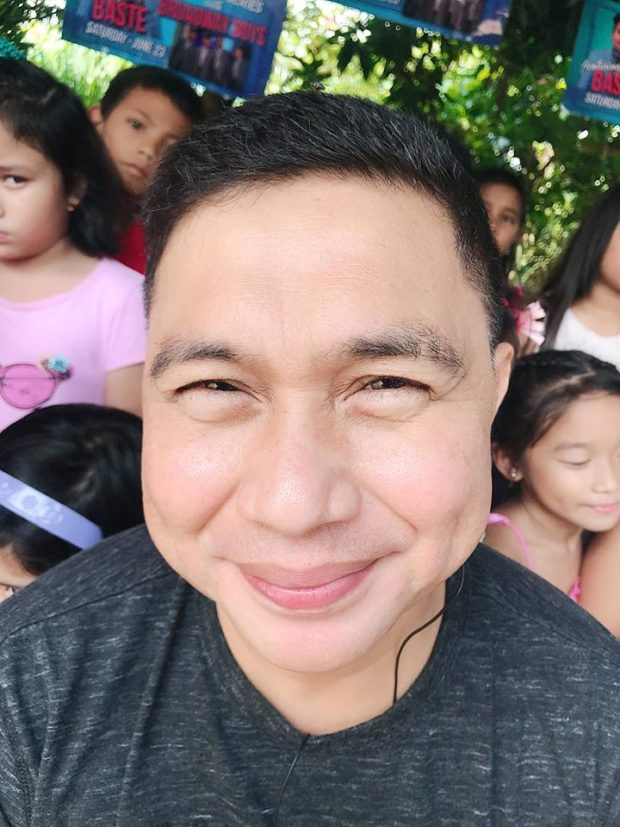
#> input picture input/alden.jpg, 620 x 827 px
$ python -i combine_filters.py   (imports and definitions only)
#> lines starting #> are read from the running program, lines starting #| are printed output that depends on the picture; after the words box and inside, x2 and y2 are one past the last pixel; in counts of white or black regions, pixels touching at a corner belong together
import cv2
import os
import numpy as np
from pathlib import Path

def apply_five_filters(image_path, output_folder=None):
    # Applies all five filters sequentially to the input image and saves the final combined result.

    # Read the original image
#> called with image_path = '../input/alden.jpg'
    image = cv2.imread(image_path)
#> image is the input picture: shape (827, 620, 3); mean B, G, R 111.7, 115.5, 128.1

    # Apply filters
    emboss_kernel = np.array([[-2, -1, 0],
                              [-1,  1, 1],
                              [ 0,  1, 2]], dtype=np.float32)
    filtered_image = cv2.filter2D(image.astype(np.float32), -1, emboss_kernel).astype(np.uint8) #Emboss filter
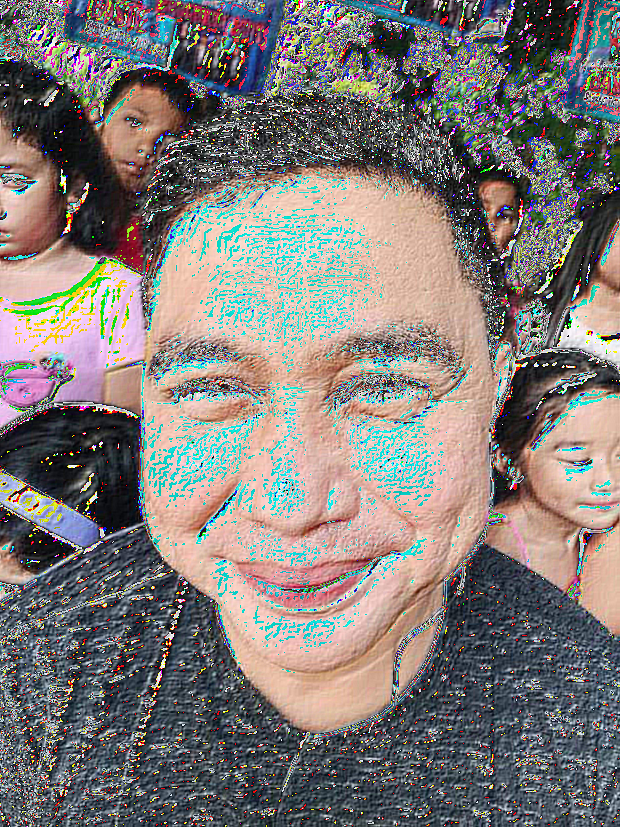
#> filtered_image: shape (827, 620, 3); mean B, G, R 119.2, 121.9, 128.5
    filtered_image = cv2.bilateralFilter(filtered_image, 9, 75, 75) #Bilateral filter (diameter=9, sigmaColor=75, sigmaSpace=75)
    filtered_image = cv2.cvtColor(filtered_image, cv2.COLOR_BGR2GRAY) #Grayscale conversion
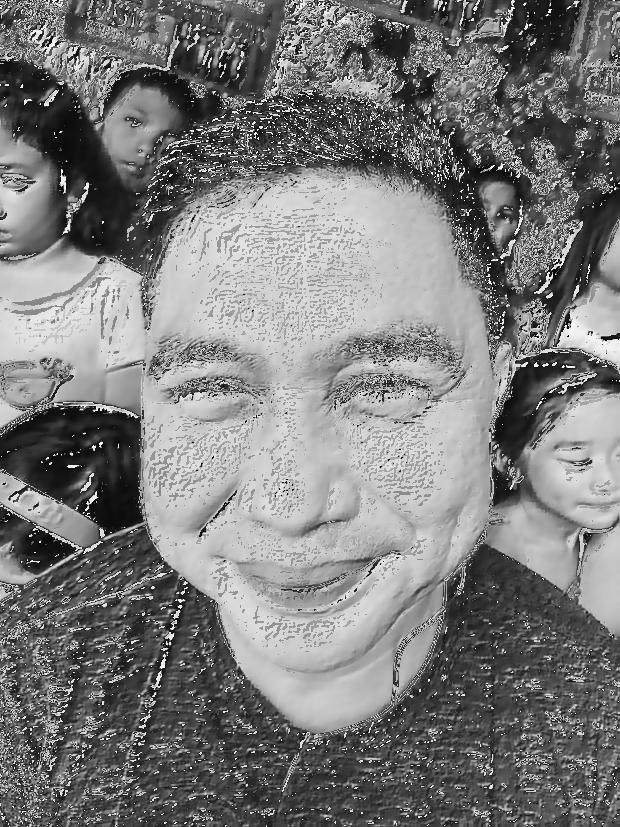
#> filtered_image: shape (827, 620); min 5, max 255, mean 123.5
    filtered_image = cv2.medianBlur(filtered_image, 5) #Median blur (kernel_size=5)
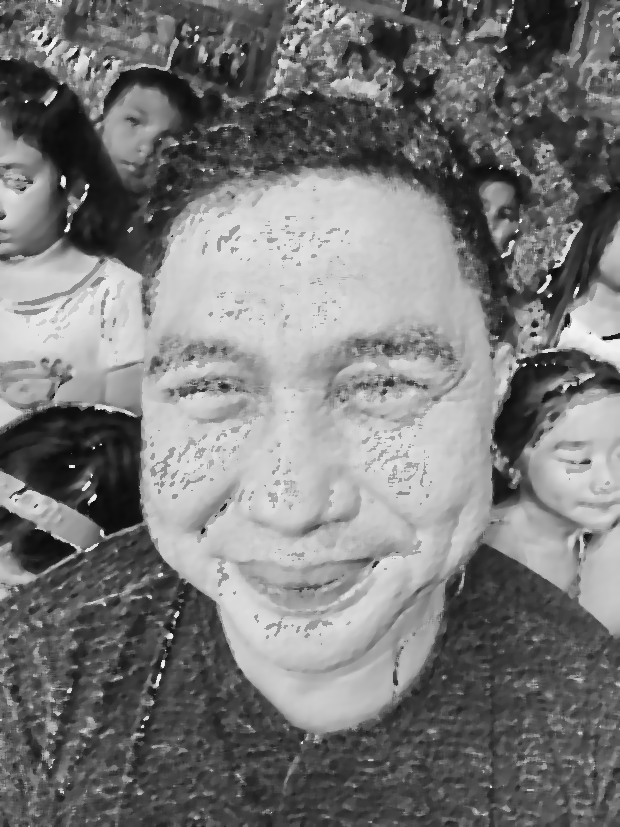
#> filtered_image: shape (827, 620); min 11, max 244, mean 121.3
    filtered_image = cv2.Canny(filtered_image, 100, 150) #Canny edge detection
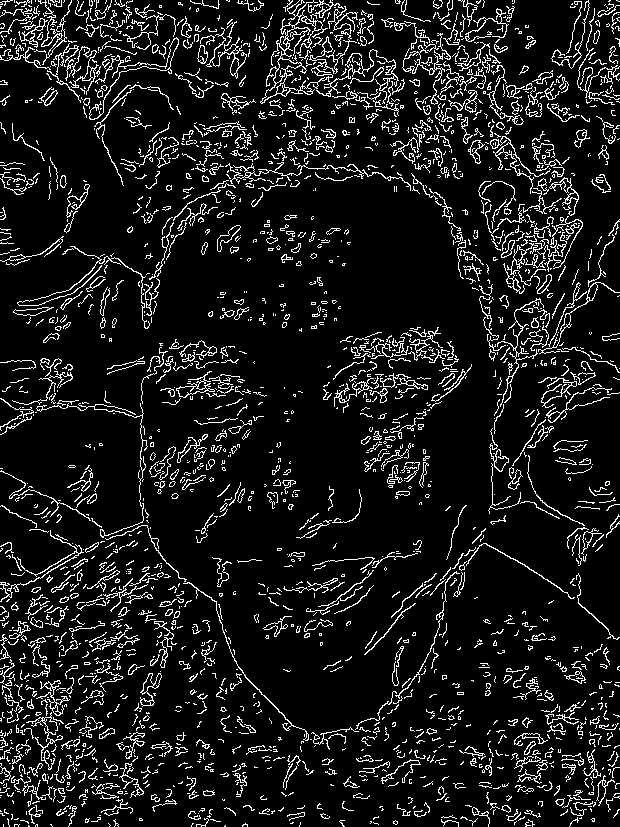
#> filtered_image: shape (827, 620); 10.1% white in thin lines or dots

    # Save the combined result
    filename = Path(image_path).stem
    file_ext = Path(image_path).suffix
#> (the run stopped early here; a loop or call above may not have finished)

$ run again, on input/baby.jpg
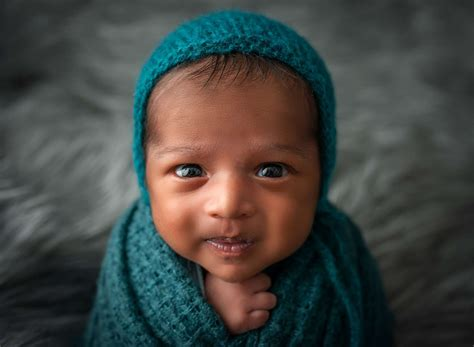
#> input picture input/baby.jpg, 474 x 347 px
#> in apply_five_filters, image is the input picture: shape (347, 474, 3); mean B, G, R 66.7, 70.1, 67.9
#> in apply_five_filters, `filtered_image = cv2.medianBlur(filtered_image, 5)`:
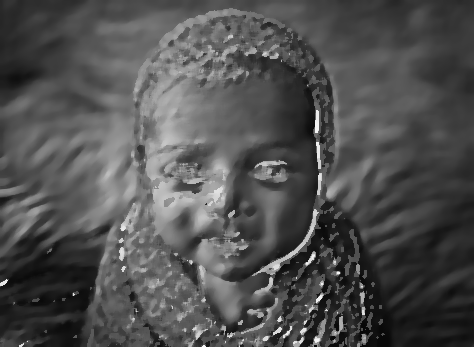
#> filtered_image: shape (347, 474); min 6, max 245, mean 79.9
#> in apply_five_filters, `filtered_image = cv2.Canny(filtered_image, 100, 150)`:
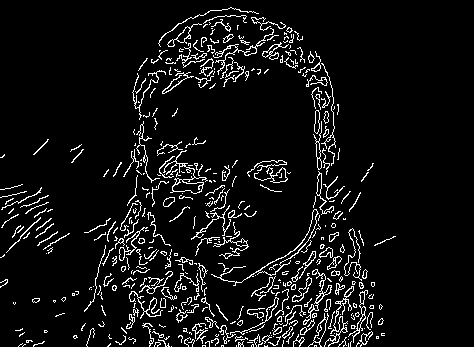
#> filtered_image: shape (347, 474); 6.9% white in thin lines or dots, all inside (x1, y1, x2, y2) = (0, 7, 396, 347)

$ run again, on input/bird.jpg
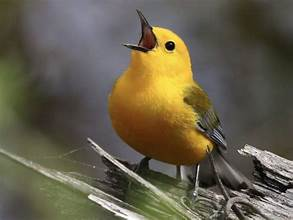
#> input picture input/bird.jpg, 293 x 220 px
#> in apply_five_filters, image is the input picture: shape (220, 293, 3); mean B, G, R 74.7, 93.7, 100.9
#> in apply_five_filters, `filtered_image = cv2.medianBlur(filtered_image, 5)`:
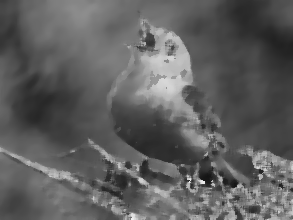
#> filtered_image: shape (220, 293); min 20, max 240, mean 94.6
#> in apply_five_filters, `filtered_image = cv2.Canny(filtered_image, 100, 150)`:
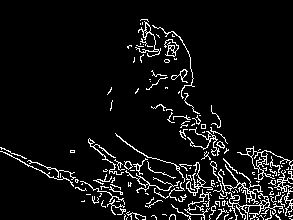
#> filtered_image: shape (220, 293); 6.8% white in thin lines or dots

$ run again, on input/cloud.jpg
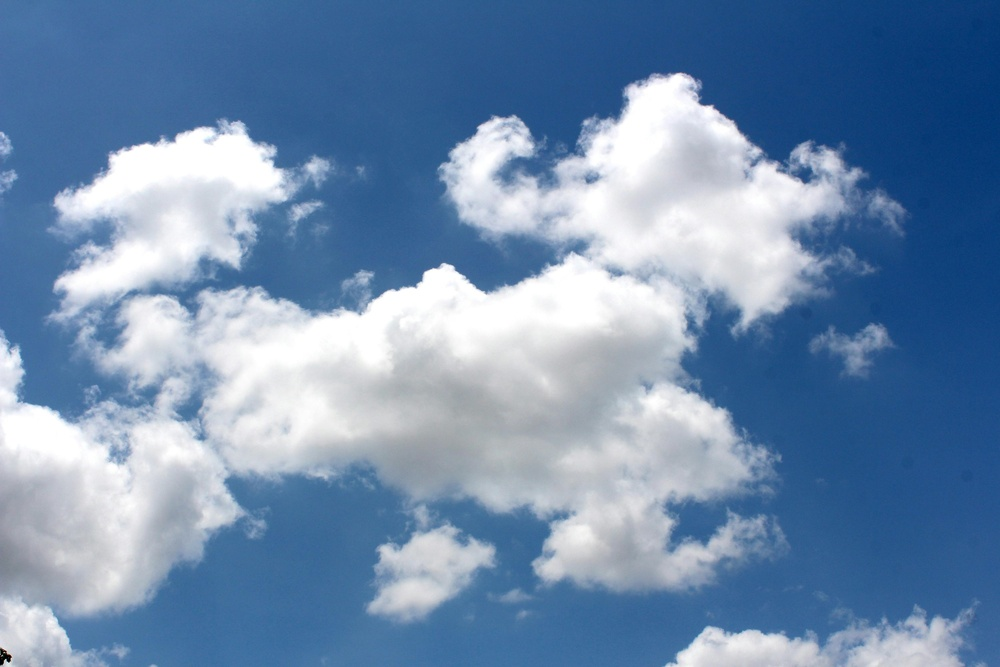
#> input picture input/cloud.jpg, 1000 x 667 px, shrunk from 3456 x 2304 before the run
#> in apply_five_filters, image is the input picture: shape (667, 1000, 3); mean B, G, R 174, 141, 112.8
#> in apply_five_filters, `filtered_image = cv2.medianBlur(filtered_image, 5)`:
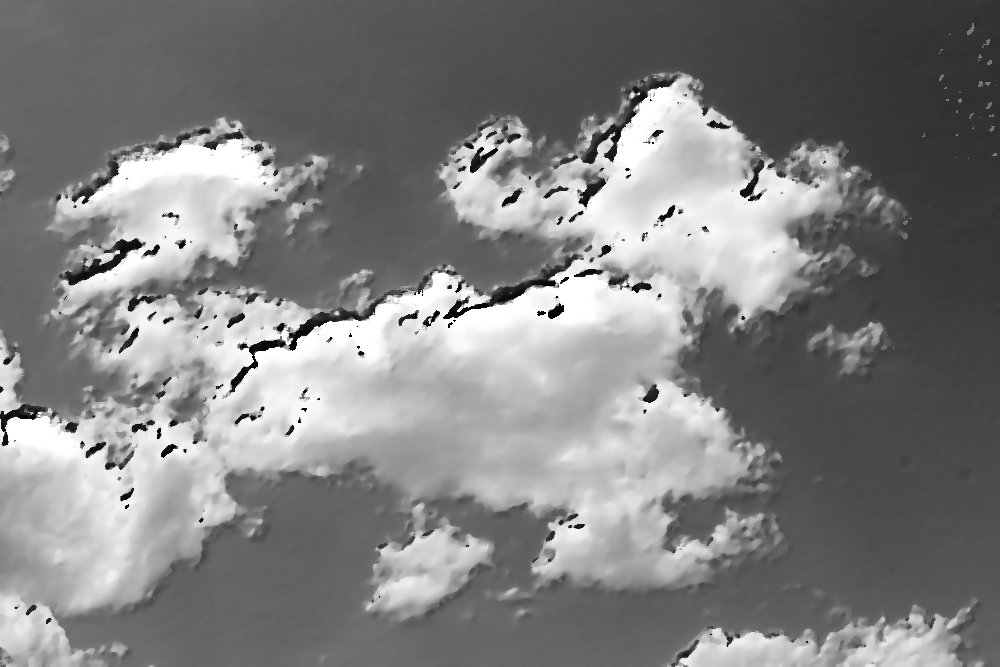
#> filtered_image: shape (667, 1000); min 1, max 255, mean 128.6
#> in apply_five_filters, `filtered_image = cv2.Canny(filtered_image, 100, 150)`:
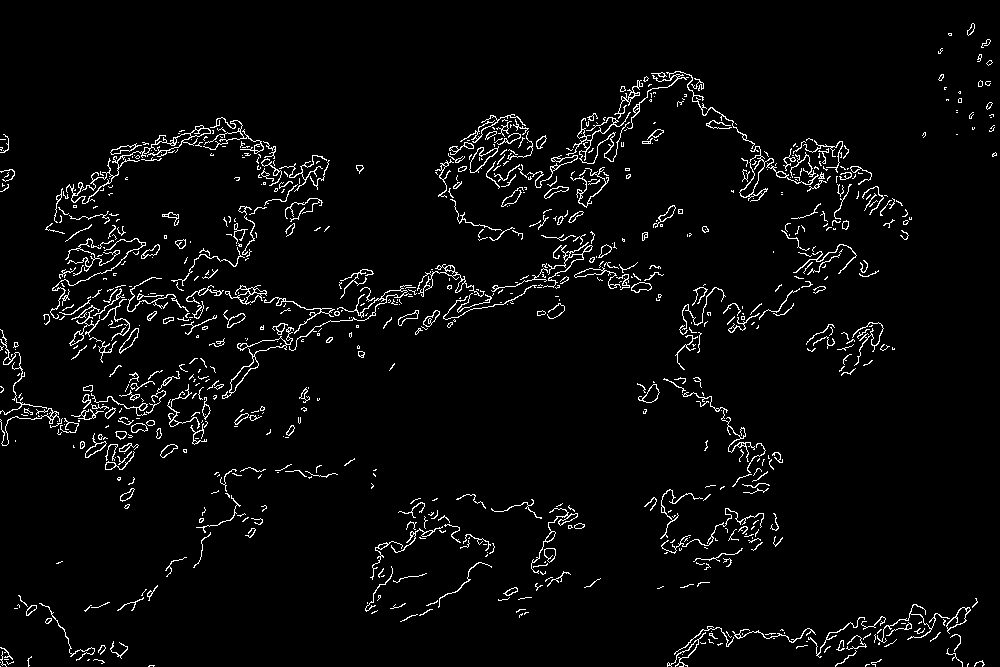
#> filtered_image: shape (667, 1000); 3.7% white in thin lines or dots
